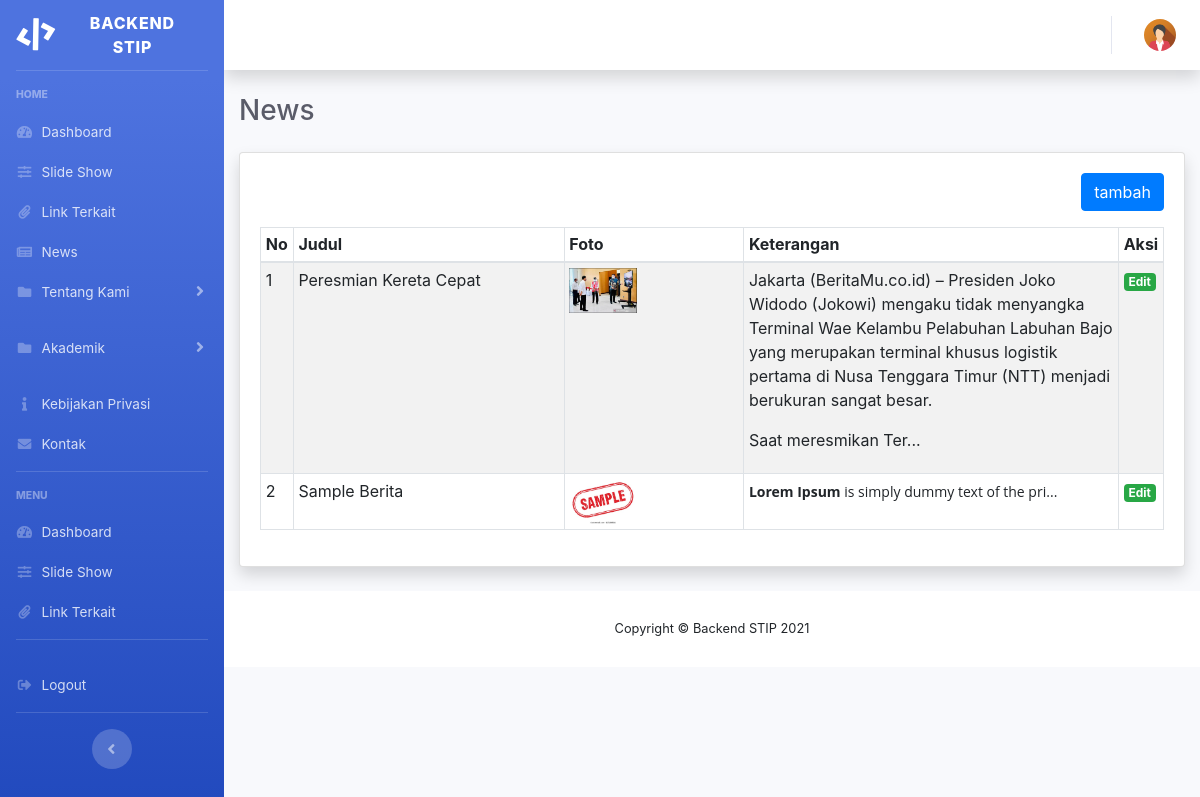
Page /index.php/admin/news on the committed database.
### tables this page shows
CREATE TABLE `news` (
  `id_news` int(11) NOT NULL,
  `title` varchar(255) NOT NULL,
  `description` text NOT NULL,
  `foto` varchar(255) NOT NULL,
  `created_at` datetime NOT NULL
);

### application/controllers/Admin.php (called while the page is built, shortened)
<?php
class Admin extends CI_Controller
{
    public function __construct()
    {
        $this->load->helper(array('form', 'url', 'file'));
        $this->load->model('admin_model');
    }
    public function news()
    {
        $data['title'] = 'News';
        $this->load->model('Admin_model', 'news');
        $data['news'] = $this->news->getallnews();
        $this->load->view('admin/themes/header');
        $this->load->view('admin/news/content',$data);
        $this->load->view('admin/themes/footer');
    }
}

### index.php (called while the page is built, shortened)
<?php
require_once BASEPATH.'core/CodeIgniter.php';

### application/models/Admin_model.php (called while the page is built, shortened)
<?php
class Admin_model extends CI_Model {
public function getallnews()
{
	$sql = $this->db->query("select * from news")->result_array();
	return $sql;
}
} ?>

### application/views/admin/news/content.php (the view, shortened to what this page needs)
<div class="container-fluid">
            <h5 class="h3 mb-4 text-gray-800"><?=$title;?></h5>
            <div class="card shadow mb-4">
                <div class="card-body">
                <div class=" pb-3 d-flex flex-row-reverse">
                    <a href=" <?php echo base_url('admin/add_news'); ?>" class=" btn btn-primary">tambah</a>
                </div>
                    <table class="table table-striped table-bordered table-sm"  width="100%" cellspacing="0">
                        <thead>
                            <tr>
                                <th>No</th>
                                <th>Judul</th>
                                <th>Foto</th>
                                <th>Keterangan</th>
                                <th>Aksi</th>
                            </tr>
                        </thead>
                        <tbody>
                        <?php
                        $no=1;
                        $jumlah = count($news);
                        for($i=0;$i<$jumlah;$i++){
                        ?>
                            <tr>
                                <td> <?= $no?></td>
                                <td width="30%"><?= $news[$i]['title']?></td>
                                <td><img src="<?= $news[$i]['foto']?>" class="img-fluid img-thumbnai" width="40%" ></td>
                                <td> <?= substr($news[$i]['description'],0,300)?>...</td>
                                <td  width="5%">
                                    <a href="<?= base_url('admin/edit_news/'.$news[$i]['id_news']); ?>" type="button"
                                        class="badge badge-success">Edit</a>
                                </td>
                            </tr>
                        <?php $no++; } ?>
                        </tbody>
                    </table>
                </div>
            </div>
        </div>

### rows in the picture
news: title "Peresmian Kereta Cepat", foto (picture), description "Jakarta (BeritaMu.co.id) – Presiden Joko Widodo (Jokowi) mengaku tidak menyangka Terminal Wae Kelambu Pelabuhan Labuhan Bajo yang merupakan terminal khusus logistik pertama di Nusa Tenggara Timur (NTT) menjadi berukuran sangat besar. Saat meresmikan Ter"
news: title "Sample Berita", foto (picture), description "Lorem Ipsum is simply dummy text of the pri"

### other values in the picture
$this->config->item('applicationName') "BACKEND STIP"
$title "News"
$this->config->item('applicationName') "Backend STIP"
